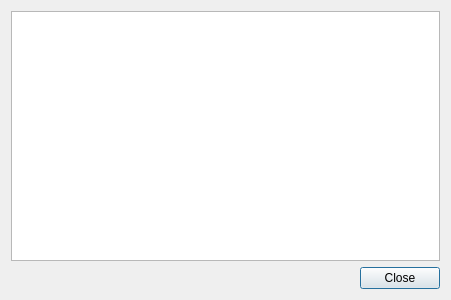
<?xml version="1.0" encoding="UTF-8"?>
<ui version="4.0">
 <class>AboutDialog</class>
 <widget class="QDialog" name="AboutDialog">
  <property name="geometry">
   <rect>
    <x>0</x>
    <y>0</y>
    <width>451</width>
    <height>300</height>
   </rect>
  </property>
  <property name="windowTitle">
   <string>Plover: About</string>
  </property>
  <layout class="QGridLayout" name="gridLayout">
   <item row="1" column="0">
    <widget class="QDialogButtonBox" name="buttonBox">
     <property name="orientation">
      <enum>Qt::Horizontal</enum>
     </property>
     <property name="standardButtons">
      <set>QDialogButtonBox::Close</set>
     </property>
    </widget>
   </item>
   <item row="0" column="0">
    <widget class="QTextBrowser" name="text">
     <property name="readOnly">
      <bool>true</bool>
     </property>
     <property name="openExternalLinks">
      <bool>true</bool>
     </property>
    </widget>
   </item>
  </layout>
 </widget>
 <resources/>
 <connections>
  <connection>
   <sender>buttonBox</sender>
   <signal>accepted()</signal>
   <receiver>AboutDialog</receiver>
   <slot>accept()</slot>
   <hints>
    <hint type="sourcelabel">
     <x>248</x>
     <y>254</y>
    </hint>
    <hint type="destinationlabel">
     <x>157</x>
     <y>274</y>
    </hint>
   </hints>
  </connection>
  <connection>
   <sender>buttonBox</sender>
   <signal>rejected()</signal>
   <receiver>AboutDialog</receiver>
   <slot>reject()</slot>
   <hints>
    <hint type="sourcelabel">
     <x>316</x>
     <y>260</y>
    </hint>
    <hint type="destinationlabel">
     <x>286</x>
     <y>274</y>
    </hint>
   </hints>
  </connection>
 </connections>
</ui>
